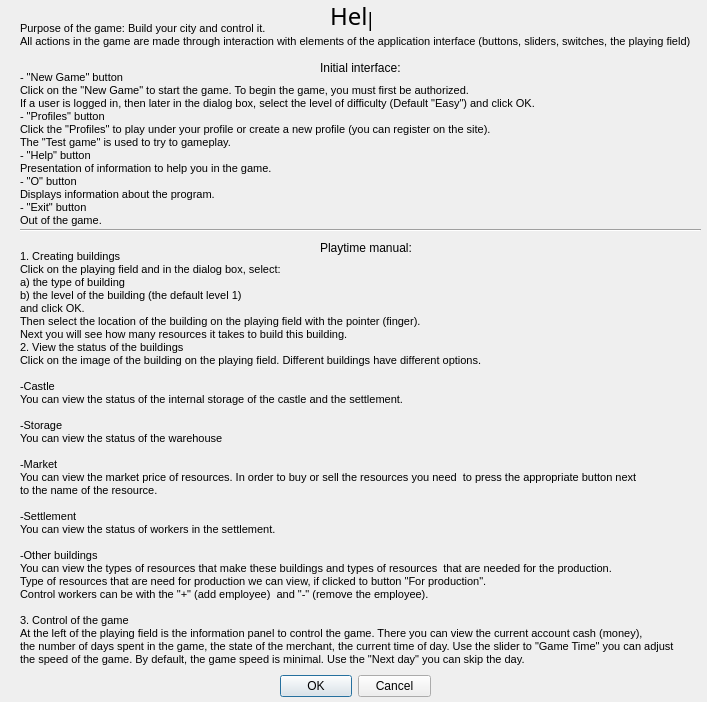
<?xml version="1.0" encoding="UTF-8"?>
<ui version="4.0">
 <class>Help</class>
 <widget class="QDialog" name="Help">
  <property name="geometry">
   <rect>
    <x>0</x>
    <y>0</y>
    <width>707</width>
    <height>702</height>
   </rect>
  </property>
  <property name="sizePolicy">
   <sizepolicy hsizetype="Fixed" vsizetype="Fixed">
    <horstretch>0</horstretch>
    <verstretch>0</verstretch>
   </sizepolicy>
  </property>
  <property name="minimumSize">
   <size>
    <width>707</width>
    <height>702</height>
   </size>
  </property>
  <property name="maximumSize">
   <size>
    <width>707</width>
    <height>702</height>
   </size>
  </property>
  <property name="windowTitle">
   <string>Dialog</string>
  </property>
  <widget class="QDialogButtonBox" name="buttonBox">
   <property name="geometry">
    <rect>
     <x>280</x>
     <y>670</y>
     <width>151</width>
     <height>32</height>
    </rect>
   </property>
   <property name="orientation">
    <enum>Qt::Horizontal</enum>
   </property>
   <property name="standardButtons">
    <set>QDialogButtonBox::Cancel|QDialogButtonBox::Ok</set>
   </property>
  </widget>
  <widget class="QLabel" name="label">
   <property name="geometry">
    <rect>
     <x>330</x>
     <y>0</y>
     <width>41</width>
     <height>31</height>
    </rect>
   </property>
   <property name="font">
    <font>
     <family>Mathematica6</family>
     <pointsize>18</pointsize>
    </font>
   </property>
   <property name="text">
    <string>Help</string>
   </property>
  </widget>
  <widget class="QLabel" name="label_2">
   <property name="geometry">
    <rect>
     <x>20</x>
     <y>70</y>
     <width>671</width>
     <height>171</height>
    </rect>
   </property>
   <property name="text">
    <string>&lt;!DOCTYPE HTML PUBLIC &quot;-//W3C//DTD HTML 4.0//EN&quot; &quot;http://www.w3.org/TR/REC-html40/strict.dtd&quot;&gt;
&lt;html&gt;&lt;head&gt;&lt;meta name=&quot;qrichtext&quot; content=&quot;1&quot; /&gt;&lt;style type=&quot;text/css&quot;&gt;
p, li { white-space: pre-wrap; }
&lt;/style&gt;&lt;/head&gt;&lt;body style=&quot; font-family:'MS Shell Dlg 2'; font-size:8.25pt; font-weight:400; font-style:normal;&quot;&gt;
&lt;p style=&quot; margin-top:0px; margin-bottom:0px; margin-left:0px; margin-right:0px; -qt-block-indent:0; text-indent:0px;&quot;&gt;&lt;span style=&quot; font-size:8pt;&quot;&gt;- &amp;quot;New Game&amp;quot; button &lt;/span&gt;&lt;/p&gt;
&lt;p style=&quot; margin-top:0px; margin-bottom:0px; margin-left:0px; margin-right:0px; -qt-block-indent:0; text-indent:0px;&quot;&gt;&lt;span style=&quot; font-size:8pt;&quot;&gt;Click on the &amp;quot;New Game&amp;quot; to start the game. To begin the game, you must first be authorized. &lt;/span&gt;&lt;/p&gt;
&lt;p style=&quot; margin-top:0px; margin-bottom:0px; margin-left:0px; margin-right:0px; -qt-block-indent:0; text-indent:0px;&quot;&gt;&lt;span style=&quot; font-size:8pt;&quot;&gt;If a user is logged in, then later in the dialog box, select the level of difficulty (Default &amp;quot;Easy&amp;quot;) and click OK. &lt;/span&gt;&lt;/p&gt;
&lt;p style=&quot; margin-top:0px; margin-bottom:0px; margin-left:0px; margin-right:0px; -qt-block-indent:0; text-indent:0px;&quot;&gt;&lt;span style=&quot; font-size:8pt;&quot;&gt;- &amp;quot;Profiles&amp;quot; button &lt;/span&gt;&lt;/p&gt;
&lt;p style=&quot; margin-top:0px; margin-bottom:0px; margin-left:0px; margin-right:0px; -qt-block-indent:0; text-indent:0px;&quot;&gt;&lt;span style=&quot; font-size:8pt;&quot;&gt;Click the &amp;quot;Profiles&amp;quot; to play under your profile or create a new profile (you can register on the site). &lt;/span&gt;&lt;/p&gt;
&lt;p style=&quot; margin-top:0px; margin-bottom:0px; margin-left:0px; margin-right:0px; -qt-block-indent:0; text-indent:0px;&quot;&gt;&lt;span style=&quot; font-size:8pt;&quot;&gt;The &amp;quot;Test game&amp;quot; is used to try to gameplay. &lt;/span&gt;&lt;/p&gt;
&lt;p style=&quot; margin-top:0px; margin-bottom:0px; margin-left:0px; margin-right:0px; -qt-block-indent:0; text-indent:0px;&quot;&gt;&lt;span style=&quot; font-size:8pt;&quot;&gt;- &amp;quot;Help&amp;quot; button &lt;/span&gt;&lt;/p&gt;
&lt;p style=&quot; margin-top:0px; margin-bottom:0px; margin-left:0px; margin-right:0px; -qt-block-indent:0; text-indent:0px;&quot;&gt;&lt;span style=&quot; font-size:8pt;&quot;&gt;Presentation of information to help you in the game. &lt;/span&gt;&lt;/p&gt;
&lt;p style=&quot; margin-top:0px; margin-bottom:0px; margin-left:0px; margin-right:0px; -qt-block-indent:0; text-indent:0px;&quot;&gt;&lt;span style=&quot; font-size:8pt;&quot;&gt;- &amp;quot;O&amp;quot; button &lt;/span&gt;&lt;/p&gt;
&lt;p style=&quot; margin-top:0px; margin-bottom:0px; margin-left:0px; margin-right:0px; -qt-block-indent:0; text-indent:0px;&quot;&gt;&lt;span style=&quot; font-size:8pt;&quot;&gt;Displays information about the program. &lt;/span&gt;&lt;/p&gt;
&lt;p style=&quot; margin-top:0px; margin-bottom:0px; margin-left:0px; margin-right:0px; -qt-block-indent:0; text-indent:0px;&quot;&gt;&lt;span style=&quot; font-size:8pt;&quot;&gt;- &amp;quot;Exit&amp;quot; button &lt;/span&gt;&lt;/p&gt;
&lt;p style=&quot; margin-top:0px; margin-bottom:0px; margin-left:0px; margin-right:0px; -qt-block-indent:0; text-indent:0px;&quot;&gt;&lt;span style=&quot; font-size:8pt;&quot;&gt;Out of the game.&lt;/span&gt;&lt;/p&gt;
&lt;p style=&quot;-qt-paragraph-type:empty; margin-top:0px; margin-bottom:0px; margin-left:0px; margin-right:0px; -qt-block-indent:0; text-indent:0px; font-size:8pt;&quot;&gt;&lt;/p&gt;&lt;/body&gt;&lt;/html&gt;</string>
   </property>
  </widget>
  <widget class="QLabel" name="label_3">
   <property name="geometry">
    <rect>
     <x>320</x>
     <y>60</y>
     <width>81</width>
     <height>16</height>
    </rect>
   </property>
   <property name="text">
    <string>Initial interface:</string>
   </property>
  </widget>
  <widget class="Line" name="line">
   <property name="geometry">
    <rect>
     <x>20</x>
     <y>220</y>
     <width>681</width>
     <height>20</height>
    </rect>
   </property>
   <property name="orientation">
    <enum>Qt::Horizontal</enum>
   </property>
  </widget>
  <widget class="QLabel" name="label_4">
   <property name="geometry">
    <rect>
     <x>320</x>
     <y>240</y>
     <width>91</width>
     <height>16</height>
    </rect>
   </property>
   <property name="text">
    <string>Playtime manual:</string>
   </property>
  </widget>
  <widget class="QLabel" name="label_5">
   <property name="geometry">
    <rect>
     <x>20</x>
     <y>250</y>
     <width>671</width>
     <height>420</height>
    </rect>
   </property>
   <property name="minimumSize">
    <size>
     <width>671</width>
     <height>420</height>
    </size>
   </property>
   <property name="maximumSize">
    <size>
     <width>671</width>
     <height>420</height>
    </size>
   </property>
   <property name="text">
    <string>&lt;!DOCTYPE HTML PUBLIC &quot;-//W3C//DTD HTML 4.0//EN&quot; &quot;http://www.w3.org/TR/REC-html40/strict.dtd&quot;&gt;
&lt;html&gt;&lt;head&gt;&lt;meta name=&quot;qrichtext&quot; content=&quot;1&quot; /&gt;&lt;style type=&quot;text/css&quot;&gt;
p, li { white-space: pre-wrap; }
&lt;/style&gt;&lt;/head&gt;&lt;body style=&quot; font-family:'MS Shell Dlg 2'; font-size:8.25pt; font-weight:400; font-style:normal;&quot;&gt;
&lt;p style=&quot; margin-top:0px; margin-bottom:0px; margin-left:0px; margin-right:0px; -qt-block-indent:0; text-indent:0px;&quot;&gt;&lt;span style=&quot; font-size:8pt;&quot;&gt;1. Creating buildings&lt;/span&gt;&lt;/p&gt;
&lt;p style=&quot; margin-top:0px; margin-bottom:0px; margin-left:0px; margin-right:0px; -qt-block-indent:0; text-indent:0px;&quot;&gt;&lt;span style=&quot; font-size:8pt;&quot;&gt;Click on the playing field and in the dialog box, select: &lt;/span&gt;&lt;/p&gt;
&lt;p style=&quot; margin-top:0px; margin-bottom:0px; margin-left:0px; margin-right:0px; -qt-block-indent:0; text-indent:0px;&quot;&gt;&lt;span style=&quot; font-size:8pt;&quot;&gt;a) the type of building&lt;/span&gt;&lt;/p&gt;
&lt;p style=&quot; margin-top:0px; margin-bottom:0px; margin-left:0px; margin-right:0px; -qt-block-indent:0; text-indent:0px;&quot;&gt;&lt;span style=&quot; font-size:8pt;&quot;&gt;b) the level of the building (the default level 1)&lt;/span&gt;&lt;/p&gt;
&lt;p style=&quot; margin-top:0px; margin-bottom:0px; margin-left:0px; margin-right:0px; -qt-block-indent:0; text-indent:0px;&quot;&gt;&lt;span style=&quot; font-size:8pt;&quot;&gt;and click OK.&lt;/span&gt;&lt;/p&gt;
&lt;p style=&quot; margin-top:0px; margin-bottom:0px; margin-left:0px; margin-right:0px; -qt-block-indent:0; text-indent:0px;&quot;&gt;&lt;span style=&quot; font-size:8pt;&quot;&gt;Then select the location of the building on the playing field with the pointer (finger). &lt;/span&gt;&lt;/p&gt;
&lt;p style=&quot; margin-top:0px; margin-bottom:0px; margin-left:0px; margin-right:0px; -qt-block-indent:0; text-indent:0px;&quot;&gt;&lt;span style=&quot; font-size:8pt;&quot;&gt;Next you will see how many resources it takes to build this building.&lt;/span&gt;&lt;/p&gt;
&lt;p style=&quot; margin-top:0px; margin-bottom:0px; margin-left:0px; margin-right:0px; -qt-block-indent:0; text-indent:0px;&quot;&gt;&lt;span style=&quot; font-size:8pt;&quot;&gt;2. View the status of the buildings&lt;/span&gt;&lt;/p&gt;
&lt;p style=&quot; margin-top:0px; margin-bottom:0px; margin-left:0px; margin-right:0px; -qt-block-indent:0; text-indent:0px;&quot;&gt;&lt;span style=&quot; font-size:8pt;&quot;&gt;Click on the image of the building on the playing field. Different buildings have different options.&lt;/span&gt;&lt;/p&gt;
&lt;p style=&quot;-qt-paragraph-type:empty; margin-top:0px; margin-bottom:0px; margin-left:0px; margin-right:0px; -qt-block-indent:0; text-indent:0px; font-size:8pt;&quot;&gt;&lt;/p&gt;
&lt;p style=&quot; margin-top:0px; margin-bottom:0px; margin-left:0px; margin-right:0px; -qt-block-indent:0; text-indent:0px;&quot;&gt;&lt;span style=&quot; font-size:8pt;&quot;&gt;-Castle&lt;/span&gt;&lt;/p&gt;
&lt;p style=&quot; margin-top:0px; margin-bottom:0px; margin-left:0px; margin-right:0px; -qt-block-indent:0; text-indent:0px;&quot;&gt;&lt;span style=&quot; font-size:8pt;&quot;&gt;You can view the status of the internal storage of the castle and the settlement.&lt;/span&gt;&lt;/p&gt;
&lt;p style=&quot; margin-top:0px; margin-bottom:0px; margin-left:0px; margin-right:0px; -qt-block-indent:0; text-indent:0px;&quot;&gt;&lt;span style=&quot; font-size:8pt;&quot;&gt; &lt;/span&gt;&lt;/p&gt;
&lt;p style=&quot; margin-top:0px; margin-bottom:0px; margin-left:0px; margin-right:0px; -qt-block-indent:0; text-indent:0px;&quot;&gt;&lt;span style=&quot; font-size:8pt;&quot;&gt;-Storage&lt;/span&gt;&lt;/p&gt;
&lt;p style=&quot; margin-top:0px; margin-bottom:0px; margin-left:0px; margin-right:0px; -qt-block-indent:0; text-indent:0px;&quot;&gt;&lt;span style=&quot; font-size:8pt;&quot;&gt;You can view the status of the warehouse&lt;/span&gt;&lt;/p&gt;
&lt;p style=&quot;-qt-paragraph-type:empty; margin-top:0px; margin-bottom:0px; margin-left:0px; margin-right:0px; -qt-block-indent:0; text-indent:0px; font-size:8pt;&quot;&gt;&lt;/p&gt;
&lt;p style=&quot; margin-top:0px; margin-bottom:0px; margin-left:0px; margin-right:0px; -qt-block-indent:0; text-indent:0px;&quot;&gt;&lt;span style=&quot; font-size:8pt;&quot;&gt;-Market&lt;/span&gt;&lt;/p&gt;
&lt;p style=&quot; margin-top:0px; margin-bottom:0px; margin-left:0px; margin-right:0px; -qt-block-indent:0; text-indent:0px;&quot;&gt;&lt;span style=&quot; font-size:8pt;&quot;&gt;You can view the market price of resources. In order to buy or sell the resources you need  to press the appropriate button next &lt;/span&gt;&lt;/p&gt;
&lt;p style=&quot; margin-top:0px; margin-bottom:0px; margin-left:0px; margin-right:0px; -qt-block-indent:0; text-indent:0px;&quot;&gt;&lt;span style=&quot; font-size:8pt;&quot;&gt;to the name of the resource.&lt;/span&gt;&lt;/p&gt;
&lt;p style=&quot;-qt-paragraph-type:empty; margin-top:0px; margin-bottom:0px; margin-left:0px; margin-right:0px; -qt-block-indent:0; text-indent:0px; font-size:8pt;&quot;&gt;&lt;/p&gt;
&lt;p style=&quot; margin-top:0px; margin-bottom:0px; margin-left:0px; margin-right:0px; -qt-block-indent:0; text-indent:0px;&quot;&gt;&lt;span style=&quot; font-size:8pt;&quot;&gt;-Settlement&lt;/span&gt;&lt;/p&gt;
&lt;p style=&quot; margin-top:0px; margin-bottom:0px; margin-left:0px; margin-right:0px; -qt-block-indent:0; text-indent:0px;&quot;&gt;&lt;span style=&quot; font-size:8pt;&quot;&gt;You can view the status of workers in the settlement.&lt;/span&gt;&lt;/p&gt;
&lt;p style=&quot;-qt-paragraph-type:empty; margin-top:0px; margin-bottom:0px; margin-left:0px; margin-right:0px; -qt-block-indent:0; text-indent:0px; font-size:8pt;&quot;&gt;&lt;/p&gt;
&lt;p style=&quot; margin-top:0px; margin-bottom:0px; margin-left:0px; margin-right:0px; -qt-block-indent:0; text-indent:0px;&quot;&gt;&lt;span style=&quot; font-size:8pt;&quot;&gt;-Other buildings&lt;/span&gt;&lt;/p&gt;
&lt;p style=&quot; margin-top:0px; margin-bottom:0px; margin-left:0px; margin-right:0px; -qt-block-indent:0; text-indent:0px;&quot;&gt;&lt;span style=&quot; font-size:8pt;&quot;&gt;You can view the types of resources that make these buildings and types of resources  that are needed for the production.&lt;/span&gt;&lt;/p&gt;
&lt;p style=&quot; margin-top:0px; margin-bottom:0px; margin-left:0px; margin-right:0px; -qt-block-indent:0; text-indent:0px;&quot;&gt;&lt;span style=&quot; font-size:8pt;&quot;&gt;Type of resources that are need for production we can view, if clicked to button &amp;quot;For production&amp;quot;. &lt;/span&gt;&lt;/p&gt;
&lt;p style=&quot; margin-top:0px; margin-bottom:0px; margin-left:0px; margin-right:0px; -qt-block-indent:0; text-indent:0px;&quot;&gt;&lt;span style=&quot; font-size:8pt;&quot;&gt;Control workers can be with the &amp;quot;+&amp;quot; (add employee)  and &amp;quot;-&amp;quot; (remove the employee).&lt;/span&gt;&lt;/p&gt;
&lt;p style=&quot;-qt-paragraph-type:empty; margin-top:0px; margin-bottom:0px; margin-left:0px; margin-right:0px; -qt-block-indent:0; text-indent:0px; font-size:8pt;&quot;&gt;&lt;/p&gt;
&lt;p style=&quot; margin-top:0px; margin-bottom:0px; margin-left:0px; margin-right:0px; -qt-block-indent:0; text-indent:0px;&quot;&gt;&lt;span style=&quot; font-size:8pt;&quot;&gt;3. Control of the game&lt;/span&gt;&lt;/p&gt;
&lt;p style=&quot; margin-top:0px; margin-bottom:0px; margin-left:0px; margin-right:0px; -qt-block-indent:0; text-indent:0px;&quot;&gt;&lt;span style=&quot; font-size:8pt;&quot;&gt;At the left of the playing field is the information panel to control the game. There you can view the current account cash (money), &lt;/span&gt;&lt;/p&gt;
&lt;p style=&quot; margin-top:0px; margin-bottom:0px; margin-left:0px; margin-right:0px; -qt-block-indent:0; text-indent:0px;&quot;&gt;&lt;span style=&quot; font-size:8pt;&quot;&gt;the number of days spent in the game, the state of the merchant, the current time of day. Use the slider to &amp;quot;Game Time&amp;quot; you can adjust &lt;/span&gt;&lt;/p&gt;
&lt;p style=&quot; margin-top:0px; margin-bottom:0px; margin-left:0px; margin-right:0px; -qt-block-indent:0; text-indent:0px;&quot;&gt;&lt;span style=&quot; font-size:8pt;&quot;&gt;the speed of the game. By default, the game speed is minimal. Use the &amp;quot;Next day&amp;quot; you can skip the day.&lt;/span&gt;&lt;/p&gt;
&lt;p style=&quot;-qt-paragraph-type:empty; margin-top:0px; margin-bottom:0px; margin-left:0px; margin-right:0px; -qt-block-indent:0; text-indent:0px; font-size:8pt;&quot;&gt;&lt;/p&gt;&lt;/body&gt;&lt;/html&gt;</string>
   </property>
  </widget>
  <widget class="QLabel" name="label_6">
   <property name="geometry">
    <rect>
     <x>20</x>
     <y>20</y>
     <width>671</width>
     <height>31</height>
    </rect>
   </property>
   <property name="text">
    <string>&lt;!DOCTYPE HTML PUBLIC &quot;-//W3C//DTD HTML 4.0//EN&quot; &quot;http://www.w3.org/TR/REC-html40/strict.dtd&quot;&gt;
&lt;html&gt;&lt;head&gt;&lt;meta name=&quot;qrichtext&quot; content=&quot;1&quot; /&gt;&lt;style type=&quot;text/css&quot;&gt;
p, li { white-space: pre-wrap; }
&lt;/style&gt;&lt;/head&gt;&lt;body style=&quot; font-family:'MS Shell Dlg 2'; font-size:8.25pt; font-weight:400; font-style:normal;&quot;&gt;
&lt;p style=&quot; margin-top:0px; margin-bottom:0px; margin-left:0px; margin-right:0px; -qt-block-indent:0; text-indent:0px;&quot;&gt;&lt;span style=&quot; font-size:8pt;&quot;&gt;Purpose of the game: Build your city and control it. &lt;br /&gt;All actions in the game are made through interaction with elements of the application interface (buttons, sliders, switches, the playing field).&lt;/span&gt;&lt;/p&gt;&lt;/body&gt;&lt;/html&gt;</string>
   </property>
  </widget>
 </widget>
 <resources/>
 <connections>
  <connection>
   <sender>buttonBox</sender>
   <signal>accepted()</signal>
   <receiver>Help</receiver>
   <slot>accept()</slot>
   <hints>
    <hint type="sourcelabel">
     <x>248</x>
     <y>254</y>
    </hint>
    <hint type="destinationlabel">
     <x>157</x>
     <y>274</y>
    </hint>
   </hints>
  </connection>
  <connection>
   <sender>buttonBox</sender>
   <signal>rejected()</signal>
   <receiver>Help</receiver>
   <slot>reject()</slot>
   <hints>
    <hint type="sourcelabel">
     <x>316</x>
     <y>260</y>
    </hint>
    <hint type="destinationlabel">
     <x>286</x>
     <y>274</y>
    </hint>
   </hints>
  </connection>
 </connections>
</ui>
